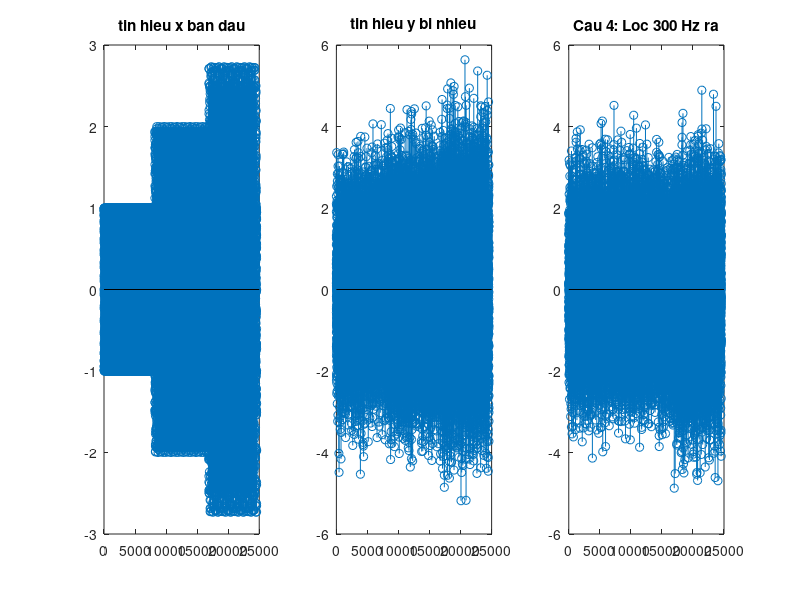
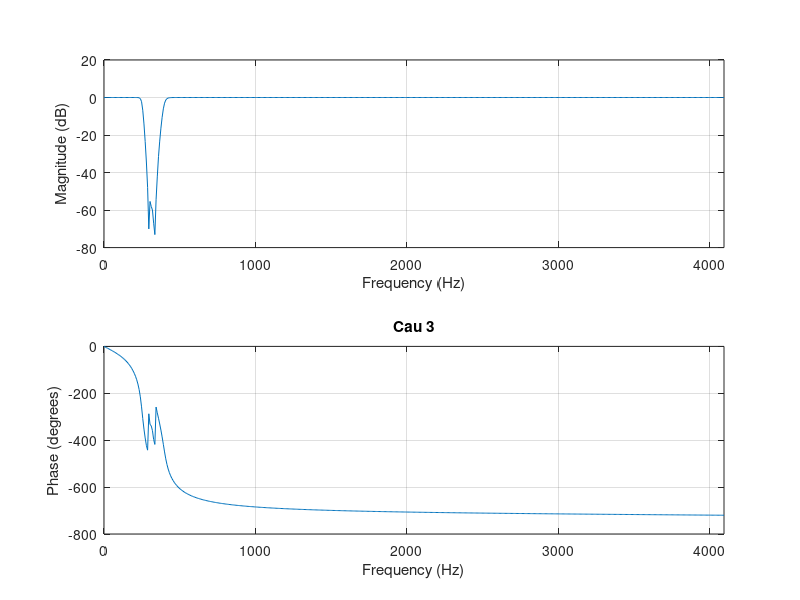
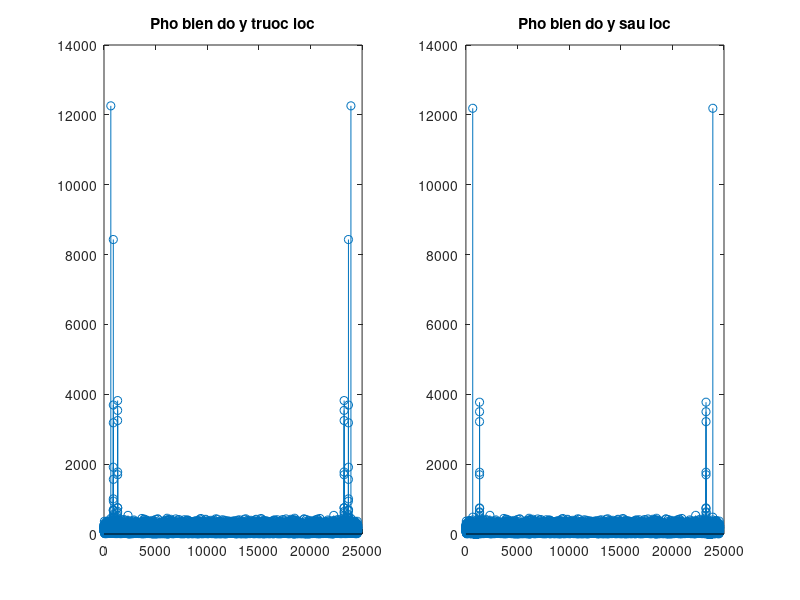

Recreate these plots in MATLAB, in order.
%CAU 1
fsampling = 8192;
t = 0:1/fsampling:3;
x = sin(2*pi*220.*t);
% stem(t,x);
% stem(t(1:100),x(1:100));
x1 = sin(2*pi*220.*t);
% n2 = 1:3;
x2 = sin(2*pi*300.*t);
x2(1:8192) = 0; %0->1s = 0
% n3 = 2:3;
x3 = sin(2*pi*440.*t);
x3(1:16834) = 0; %0->2s = 0
x = x1 + x2 + x3;
figure(1);
subplot(1,3,1);
stem(x);
title('tin hieu x ban dau');
noise = randn(size(t));
y = x + noise;
subplot(1,3,2);
stem(y);
title('tin hieu y bi nhieu');

%CAU 2
%cau 2 la bo loc chan dai
N = 512;
n = 6;
fc = 300;
fstop = 250; %lam tron tan so cat
fpass = 400; %lam tron tan so thong
% Wc = 2 * fc / fsampling; Normalizing the frequencies
wstop = 2 * fstop / fsampling; %chuan hoa
wp = 2 * fpass / fsampling; %chuan hoa
[b,a]=butter(n,[wstop, wp],'stop'); %Calculation of filter coefficient
ysauloc = filter(b, a, y); %loc 300 Hz khoi y
subplot(1,3,3);
stem(ysauloc);
title('Cau 4: Loc 300 Hz ra');
figure(2);
freqz(b,a,N,fsampling); %Plotting the filter response
title('Cau 3');

%CAU 5
figure(3);
subplot(1,2,1);
X1 = fft(y); %tin hieu trong mien tan so
stem(abs(X1)); %pho bien do tin hieu trong mien tan so
title('Pho bien do y truoc loc');
subplot(1,2,2);
X2 = fft(ysauloc); %tin hieu trong mien tan so
stem(abs(X2)); %pho bien do tin hieu trong mien tan so
title('Pho bien do y sau loc');




